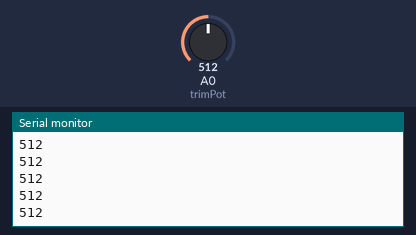
Bench run of a sketch on a simulated Arduino Uno, built with avr-gcc and run on an emulated ATmega328P. On the bench: the last lines printed to the serial monitor. Inputs (shaded band) come from the test bench; at power-on: A0 (trimPot) = 512.

Above: at 1.2 s.
1.3 s: A0 (trimPot) set to 716
At 1.48 s:
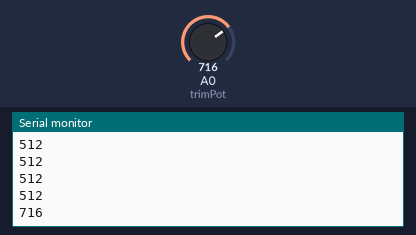
2.8 s: A0 (trimPot) set to 900
At 2.84 s:
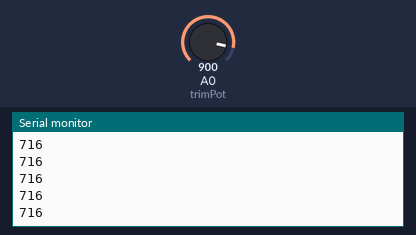
Timing chart, 0 to 5.8 s (numbered marks = the images above; inputs shaded):
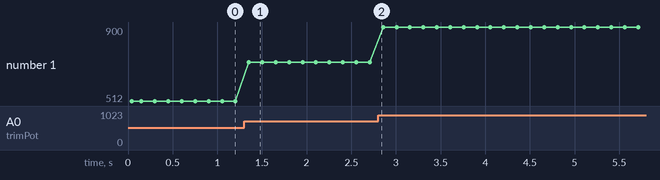

Measured:
- after the input at 1.3 s, the serial monitor: prints a new line after 0.05 s (image 1)
- plotted number 1: 512 → 716 after the input at 1.3 s, 716 → 900 after the input at 2.8 s

The sketch:

ADC_trimpot_4.ino
```cpp
/*
Lets read a voltage from the arduinos Analog to Digital Convertors!

Lets connect the 10k Trim Pot to the 5V, Gnd and importantly to pin A0

Important note about the onboard ADC's. they are only used as inputs so we do not need to define this in the setup function
*/

//set constant variable for trimPot location (ADC number 0)
const int trimPot = 0;

//create variable to store the trim pots value in
int value = 0;

void setup() {

  // Open Communications on COM port at a 9600 bits per second (baud)
  Serial.begin(9600);

  // Print something to the monitor
  Serial.println("Lets begin reading the voltage on Pin A0");
}

void loop() {
  //read the voltage from trim pot and store it in the value variable
  value = analogRead(trimPot);
  //lets print this to the console
  Serial.println(value);
  //we better put in a delay otherwise our console is going to fill up very quickly
  delay(150); //0.15secs delay
}
```
